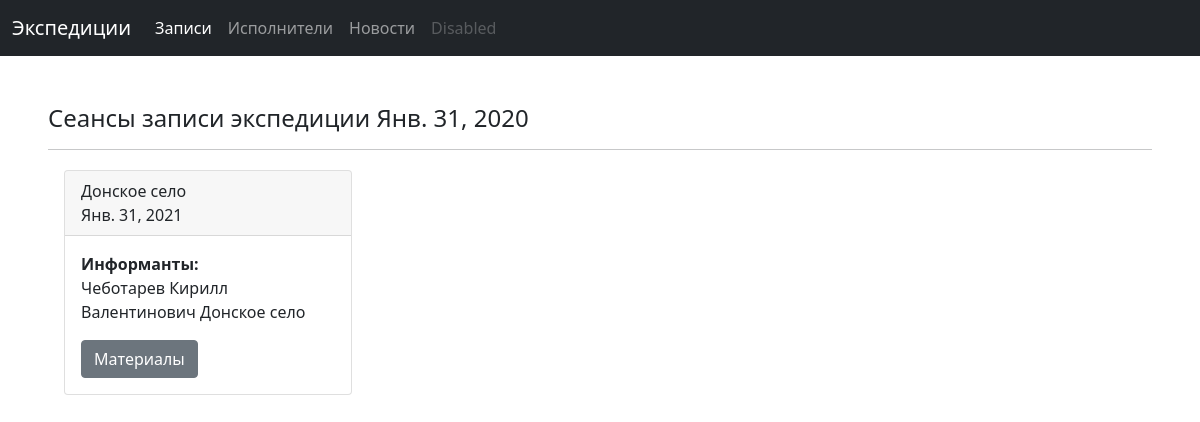
The page /seances/2 on the database its author committed.
### folklore_base/apps/base/models.py (models this page shows, shortened)
class Expeditions(models.Model):
    begin_data_expedition = models.DateField(verbose_name='Дата начала экспедиции')
    end_data_expedition = models.DateField(verbose_name='Дата окончания экспедиции',
                                           null=True,
                                           blank=True)
    organisation_expedition = models.ForeignKey(Organisation,
                                                on_delete=models.DO_NOTHING,
                                                verbose_name='Организация')
    researcher_expedtion = models.ForeignKey(Researcher,
                                             on_delete=models.DO_NOTHING,
                                             verbose_name='Руководитель экспедиции')
    seanses_of_expedition = models.ManyToManyField(SeansOfRecord,
                                                   blank=True,
                                                   verbose_name='Сеансы записи')
    class Meta:
        verbose_name = 'Экспедиция'
        verbose_name_plural = 'Экспедиции'

class SeansOfRecord(models.Model):
    id_of_seance_of_record = models.AutoField(primary_key=True)
    data_seans_of_record = models.DateField(verbose_name='Дата сеанса записи')
    place_of_record = models.ForeignKey(Naspunkt,
                                        on_delete=models.DO_NOTHING,
                                        verbose_name='Место записи')
    informant_of_seanse = models.ManyToManyField(Informant,
                                                 verbose_name='Информанты сеанса')
    class Meta:
        verbose_name = 'Сеанс записи'
        verbose_name_plural = 'Сеансы записи'

class Naspunkt(models.Model):
    rajon_naspunkt = models.ForeignKey(Rajon, on_delete=models.DO_NOTHING,
                                 verbose_name='Район')
    naspunkt_name = models.CharField(max_length=30,
                                     help_text='Населённый пункт',
                                     verbose_name='Населённый пункт')
    class Meta:
        verbose_name = 'Населённый пункт'
        verbose_name_plural = '04 Населенные пункты'
    def __str__(self):
        return self.naspunkt_name

class Informant(models.Model):
    fio = models.CharField(max_length=50,
                           help_text='Фамилия Имя Отчество указывать полностью',
                           verbose_name='ФИО')
    date_of_birth = models.IntegerField(verbose_name='Год рождения',
                                     blank=True,
                                     null=True,
                                     help_text='Указывать только год рождения. Точную дату при необходимости добавить в "Дополнительно"')
    place_of_residence = models.ForeignKey(Naspunkt,
                                           on_delete=models.DO_NOTHING,
                                           verbose_name='Место проживания')
    img_informant = models.ImageField(upload_to='informants/',
                                      blank=True,
                                      null=True,
                                      verbose_name='Фотография исполнителя')
    info_informant = models.TextField(verbose_name='Дополнительная информация',
                                      help_text='Здесь можно добавить такие сведения как: '
                                      'девичья фамилия, '
                                      'место рождения, '
                                      'год переезда, '
                                      'точная дата рождения, '
                                      'дата смерти, '
                                      'контактная информация',
                                      blank=True)
    class Meta:
        verbose_name = 'Информант'
        verbose_name_plural = 'Информанты'
    def __str__(self):
        return str(self.fio) + ' ' + str(self.place_of_residence)

### folklore_base/apps/base/views.py (the view)
# urls.py: path('seances/<int:pk>', ExpeditionDetail.as_view(), name = 'seances'),
class ExpeditionDetail(DetailView):
    model = Expeditions
    template_name = 'seances.html'

### folklore_base/apps/base/templates/seances.html (shortened to what this page needs)
{% extends 'base.html' %}
{% block content %}
<h4>Сеансы записи экспедиции {{ object.name_organisation }} {{ object.begin_data_expedition }}</h4><hr>
<div class="container">
  <div class="row" >
{% for seance in object.seanses_of_expedition.all %}
<div class="col-sm col-md-3">
<div class="card" style="width: 18rem; margin: 4;">
    <div class="card-header">{{ seance.place_of_record }}<br>{{ seance.data_seans_of_record }}</div>
<div class="card-body">
    <b>Информанты:</b>
    {% for inf in seance.informant_of_seanse.all %}
    <p class="card-text">{{ inf }}</p>
    {% endfor %}
    <a href="{% url 'matherials' seance.id_of_seance_of_record %}" class="btn btn-secondary">Материалы</a>
  </div>
</div>
</div>
{% endfor %}
</div>
</div>
{% endblock content %}

### rows shown on the page
Expeditions: begin_data_expedition "Янв. 31, 2020"
SeansOfRecord: place_of_record "Донское село", data_seans_of_record "Янв. 31, 2021"
Informant: fio+place_of_residence "Чеботарев Кирилл Валентинович Донское село"
